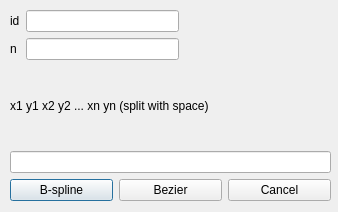
<?xml version="1.0" encoding="UTF-8"?>
<ui version="4.0">
 <class>CurveDialog</class>
 <widget class="QDialog" name="CurveDialog">
  <property name="geometry">
   <rect>
    <x>0</x>
    <y>0</y>
    <width>338</width>
    <height>212</height>
   </rect>
  </property>
  <property name="windowTitle">
   <string>Dialog</string>
  </property>
  <widget class="QWidget" name="verticalLayoutWidget_2">
   <property name="geometry">
    <rect>
     <x>10</x>
     <y>10</y>
     <width>321</width>
     <height>191</height>
    </rect>
   </property>
   <layout class="QVBoxLayout" name="verticalLayout_2">
    <item>
     <layout class="QHBoxLayout" name="horizontalLayout">
      <item>
       <widget class="QLabel" name="label">
        <property name="text">
         <string>id</string>
        </property>
       </widget>
      </item>
      <item>
       <widget class="QLineEdit" name="ID"/>
      </item>
      <item>
       <spacer name="horizontalSpacer">
        <property name="orientation">
         <enum>Qt::Horizontal</enum>
        </property>
        <property name="sizeHint" stdset="0">
         <size>
          <width>108</width>
          <height>20</height>
         </size>
        </property>
       </spacer>
      </item>
     </layout>
    </item>
    <item>
     <layout class="QHBoxLayout" name="horizontalLayout_2">
      <item>
       <widget class="QLabel" name="label_2">
        <property name="text">
         <string>n </string>
        </property>
       </widget>
      </item>
      <item>
       <widget class="QLineEdit" name="number"/>
      </item>
      <item>
       <spacer name="horizontalSpacer_2">
        <property name="orientation">
         <enum>Qt::Horizontal</enum>
        </property>
        <property name="sizeHint" stdset="0">
         <size>
          <width>108</width>
          <height>20</height>
         </size>
        </property>
       </spacer>
      </item>
     </layout>
    </item>
    <item>
     <layout class="QVBoxLayout" name="verticalLayout">
      <item>
       <widget class="QLabel" name="label_3">
        <property name="text">
         <string>x1 y1 x2 y2 ... xn yn (split with space)</string>
        </property>
       </widget>
      </item>
      <item>
       <widget class="QLineEdit" name="points"/>
      </item>
     </layout>
    </item>
    <item>
     <layout class="QHBoxLayout" name="horizontalLayout_3">
      <item>
       <widget class="QPushButton" name="Bspline">
        <property name="text">
         <string>B-spline</string>
        </property>
       </widget>
      </item>
      <item>
       <widget class="QPushButton" name="Bezier">
        <property name="text">
         <string>Bezier</string>
        </property>
       </widget>
      </item>
      <item>
       <widget class="QPushButton" name="Cancel">
        <property name="text">
         <string>Cancel</string>
        </property>
       </widget>
      </item>
     </layout>
    </item>
   </layout>
  </widget>
 </widget>
 <resources/>
 <connections/>
</ui>
